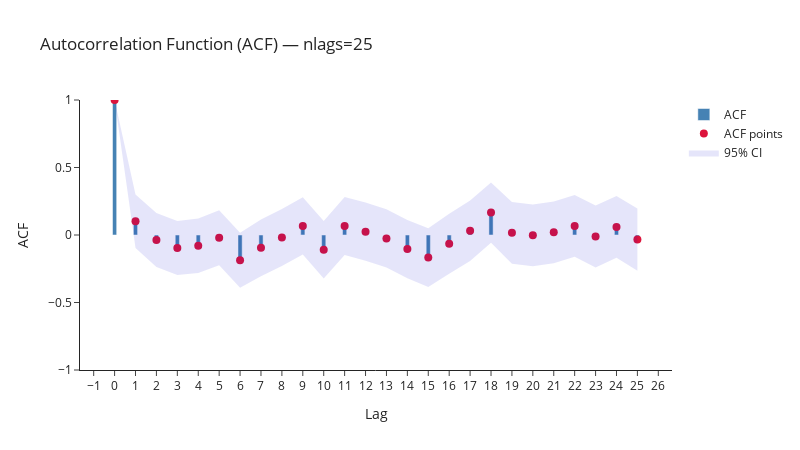

The cell this chart's notebook holds for it:
### Code cell
plot_acf_custom(ts, nlags=25)

### Figure 1 — Plotly figure (JSON) as saved in the notebook; plotly's stock layout.template omitted (floating-point values rounded to 4 significant figures)
{"data": [{"marker": {"color": "steelblue"}, "name": "ACF", "type": "bar", "width": 0.2, "x": [0, 1, 2, 3, 4, 5, 6, 7, 8, 9, 10, 11, 12, 13, 14, 15, 16, 17, 18, 19, 20, 21, 22, 23, 24, 25], "y": [1, 0.1014, -0.03702, -0.09689, -0.08018, -0.02025, -0.1866, -0.09514, -0.01835, 0.06728, -0.1095, 0.06744, 0.02429, -0.02525, -0.1039, -0.1671, -0.06466, 0.03125, 0.1661, 0.0161, -0.002591, 0.01953, 0.06678, -0.01083, 0.06, -0.03418]}, {"marker": {"color": "crimson", "size": 8}, "mode": "markers", "name": "ACF points", "type": "scatter", "x": [0, 1, 2, 3, 4, 5, 6, 7, 8, 9, 10, 11, 12, 13, 14, 15, 16, 17, 18, 19, 20, 21, 22, 23, 24, 25], "y": [1, 0.1014, -0.03702, -0.09689, -0.08018, -0.02025, -0.1866, -0.09514, -0.01835, 0.06728, -0.1095, 0.06744, 0.02429, -0.02525, -0.1039, -0.1671, -0.06466, 0.03125, 0.1661, 0.0161, -0.002591, 0.01953, 0.06678, -0.01083, 0.06, -0.03418]}, {"fill": "toself", "fillcolor": "rgba(0, 0, 200, 0.1)", "hoverinfo": "skip", "line": {"color": "rgba(255,255,255,0)"}, "name": "95% CI", "showlegend": true, "type": "scatter", "x": [0, 1, 2, 3, 4, 5, 6, 7, 8, 9, 10, 11, 12, 13, 14, 15, 16, 17, 18, 19, 20, 21, 22, 23, 24, 25, 25, 24, 23, 22, 21, 20, 19, 18, 17, 16, 15, 14, 13, 12, 11, 10, 9, 8, 7, 6, 5, 4, 3, 2, 1, 0], "y": [1, -0.09656, -0.237, -0.2972, -0.2823, -0.2236, -0.39, -0.3052, -0.2301, -0.1445, -0.3222, -0.1474, -0.1914, -0.241, -0.3197, -0.3849, -0.2874, -0.1923, -0.05759, -0.2124, -0.2311, -0.209, -0.1618, -0.2402, -0.1694, -0.2642, 0.1958, 0.2894, 0.2185, 0.2954, 0.2481, 0.2259, 0.2446, 0.3898, 0.2548, 0.1581, 0.05072, 0.112, 0.1905, 0.2399, 0.2823, 0.1031, 0.2791, 0.1934, 0.1149, 0.01686, 0.1831, 0.1219, 0.1034, 0.163, 0.2994, 1]}], "layout": {"height": 450, "title": {"text": "Autocorrelation Function (ACF) — nlags=25"}, "width": 800, "xaxis": {"dtick": 1, "tick0": 0, "tickmode": "linear", "title": {"text": "Lag"}}, "yaxis": {"range": [-1, 1], "title": {"text": "ACF"}}}}
